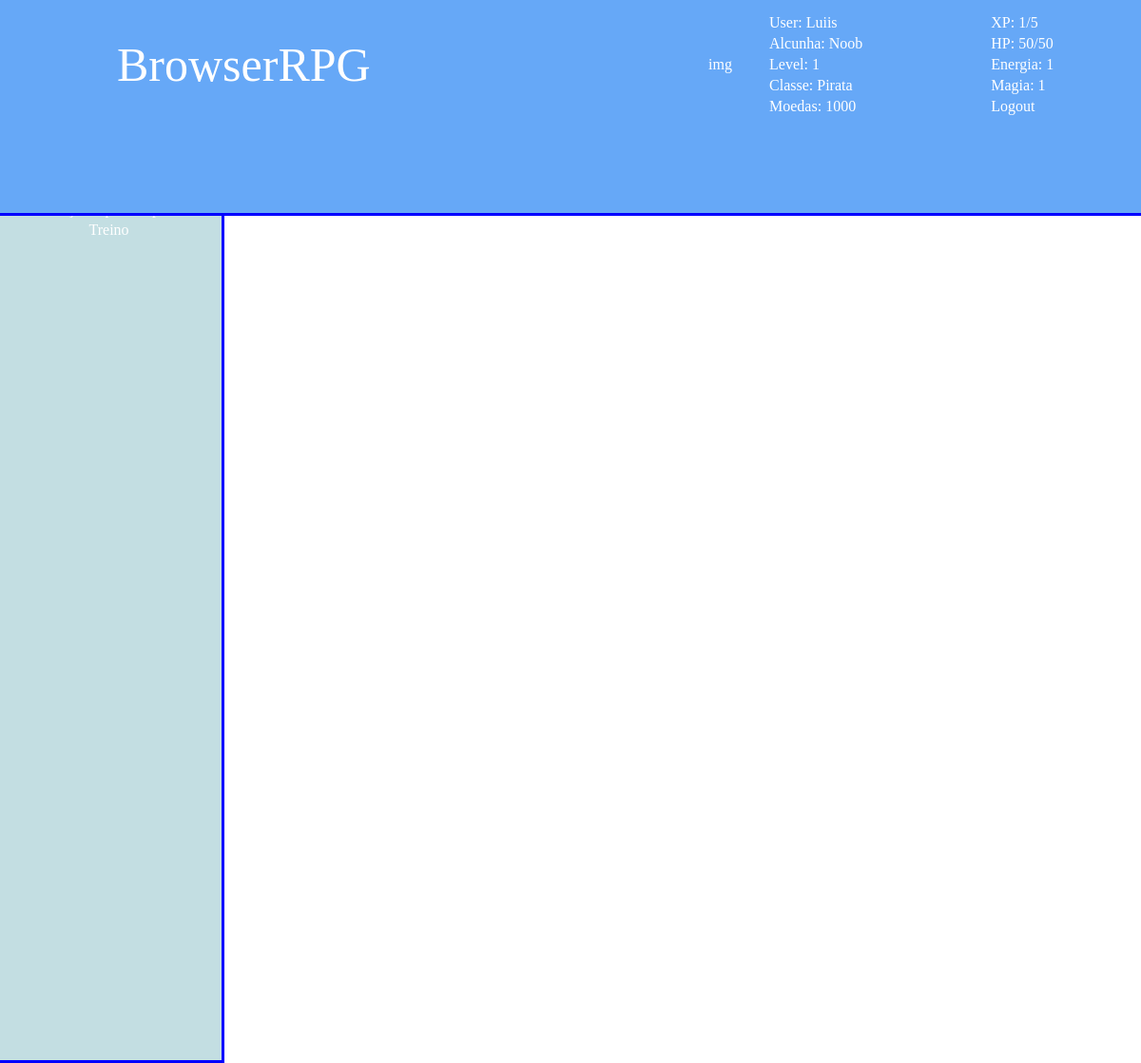
Before: /index.php (signed in) with the older database file.
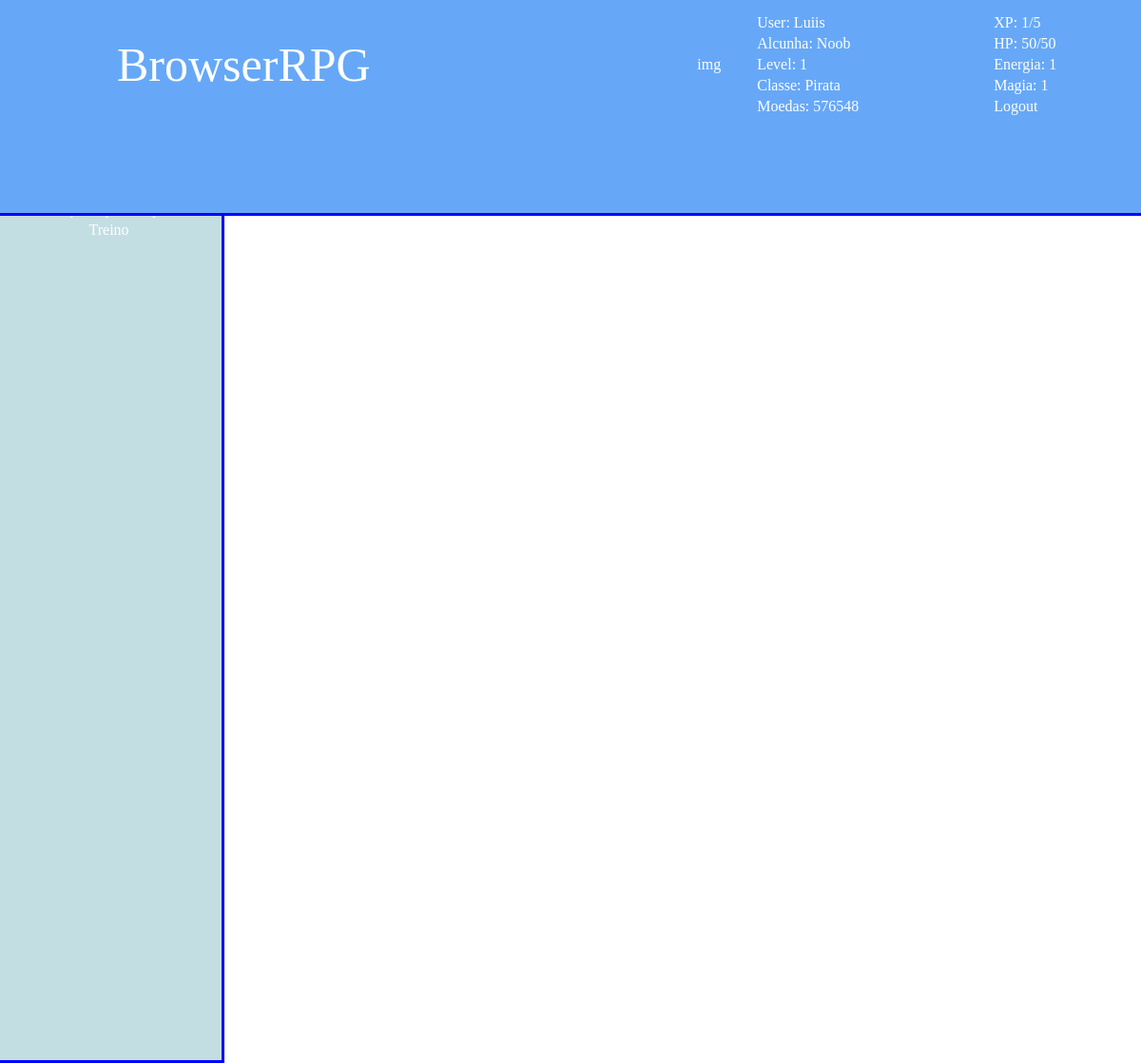
After: the same page with the newer database file.
### tables this page shows
CREATE TABLE `tbuser` (
  `codUser` int(11) NOT NULL,
  `user` varchar(20) NOT NULL,
  `pass` varchar(100) NOT NULL,
  `email` varchar(80) NOT NULL,
  `alcunha` varchar(100) NOT NULL DEFAULT 'Noob',
  `level` int(10) NOT NULL DEFAULT '1',
  `classe` varchar(100) NOT NULL,
  `moeda` int(11) NOT NULL DEFAULT '1000',
  `xp` int(11) NOT NULL DEFAULT '1',
  `xpProx` int(11) NOT NULL DEFAULT '5',
  `hp` int(11) NOT NULL DEFAULT '50',
  `hpAtual` int(11) NOT NULL DEFAULT '50',
  `energia` int(11) NOT NULL DEFAULT '1',
  `magia` int(11) NOT NULL DEFAULT '1',
  `ataque` int(11) NOT NULL DEFAULT '1',
  `defesa` int(11) NOT NULL DEFAULT '1',
  `inteligencia` int(11) NOT NULL DEFAULT '1',
  `sabedoria` int(11) NOT NULL DEFAULT '1',
  `agilidade` int(11) NOT NULL DEFAULT '1',
  `velocidade` int(11) NOT NULL DEFAULT '1',
  `sorte` int(11) NOT NULL DEFAULT '1',
  `penalidade` int(11) NOT NULL DEFAULT '0',
  `fimPena` datetime DEFAULT NULL
);

### index.php (the view, shortened to what this page needs)
<?php
include("conexao.php");
if(!isset($_SESSION['user']) && !isset($_SESSION['pass'])){
?>
<html>
	<head>
		<link href="style/index.css" rel="stylesheet">
		<title>Browser RPG - Início</title>
	</head>
	<body>
		<div id="topoOff">
			<table class="indicadores">
			  <tr>
			  	<td rowspan="3" style="font-size: 50px; width: 60%;">BrowserRPG</td>
			    <td>Usuário:</td>
			    <td>Senha:</td>
			  </tr>
			  <tr>
			  	<form name="flogin" class="flogin" action="validaLogin.php" method="post">
			    <td><input type="text" name="fuser"></td>
			    <td><input type="password" name="fpass"></td>
			    <td><input type="submit" value="Entrar"><br></td>
				</form>
			  </tr>
			  <tr>
			  	<td><a href="esqueceuSenha.php" class="esqueceu">Esqueceu a conta?</a></td>
			  </tr>
			</table>
			</form>
		</div>
	</body>
</html>
<?php
	}
	else{
	$user = $_SESSION['user'];
	$querySelect= "SELECT * FROM `tbUser` WHERE `user` = '$user'";
	$select = $pdo->prepare($querySelect);
	$select->execute();
	while($linha = $select->fetch()){
		$xp = $linha['xp'];
		$xpProx = $linha['xpProx'];
		$hp = $linha['hp'];
		$hpAtual = $linha['hpAtual'];
		$alcunha = $linha['alcunha'];
		$energia = $linha['energia'];
		$level = $linha['level'];
		$magia = $linha['magia'];
		$classe = $linha['classe'];
		$moeda = $linha['moeda'];
	}
?>
<html>
	<head>
		<link href="style/index.css" rel="stylesheet">
	</head>
	<body>
		<div id="topoOn">
			<table class="indicadores" style="width: 100%;">
			  <tr>
			  	<td rowspan="5" style="font-size: 50px;">BrowserRPG</td>
			  	<td rowspan="5">img</td>
			    <td>User: <?php $userM = ucfirst($user); echo $userM; ?></td>
			    <td>XP: <?php echo $xp; ?>/<?php echo $xpProx; ?></td>
			  </tr>
			  <tr>
			  	<td>Alcunha: <?php echo $alcunha; ?></td>
			  	<td>HP: <?php echo $hp; ?>/<?php echo $hpAtual; ?></td>
			  </tr>
			  <tr>
			  	<td>Level: <?php echo $level; ?></td>
			  	<td>Energia: <?php echo $energia; ?></td>
			  </tr>
			  <tr>
			  	<td>Classe: <?php echo $classe; ?></td>
			  	<td>Magia: <?php echo $magia; ?></td>
			  </tr>
			  <tr>
			  	<td>Moedas: <?php echo $moeda; ?></td>
			  	<td><?php echo '<a href="logout.php">Logout</a>'; ?></td>
			  </tr>
			</table>
		</div>
		<div id="menu">
			<table class="menu">
				<tr>
					<th style="font-size: 30px; padding-bottom: 10%; padding-top: 5%;">Menu</th>
				</tr>
				<tr>
					<td><a href="status.php">Status</a></td>
				</tr>
				<tr>
					<td><a href="cacatime.php">Caçadas por tempo</a></td>
				</tr>
				<tr>
					<td><a href="treino.php">Treino</a></td>
				</tr>
			</table>
		</div>
	</body>
</html>
<?php	} ?>

### index.css (style rules this page uses)
body { background-color: #fff; height: auto; }
#topoOn { width: 100%; height: 20%; background-color: #66a8f7; font-weight: bolder; position: fixed; top:0; left: 0; border-bottom-width: medium; border-bottom-style: solid; border-bottom-color: #00f; }
.indicadores { padding-left: 10%; padding-top: 1%; color: #fff; }
a:link { color: #fff; text-decoration:none; }
#menu { margin-top: 9%; width: 20%; background-color: #c3dee2; height: 1000px; margin-left: -1%; border-right-width: medium; border-right-style: solid; border-right-color: #00f; border-bottom-width: medium; border-bottom-style: solid; border-bottom-color: #00f; float: left; }
.menu { width: 100%; text-align: center; }

Changed rows visible on the page:
changed tbuser "Noob": moeda "1000" → "576548"
